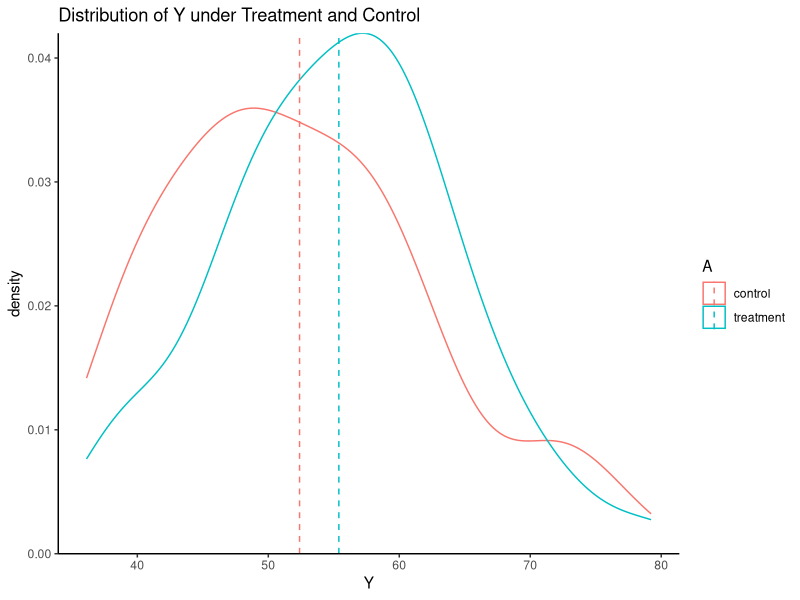
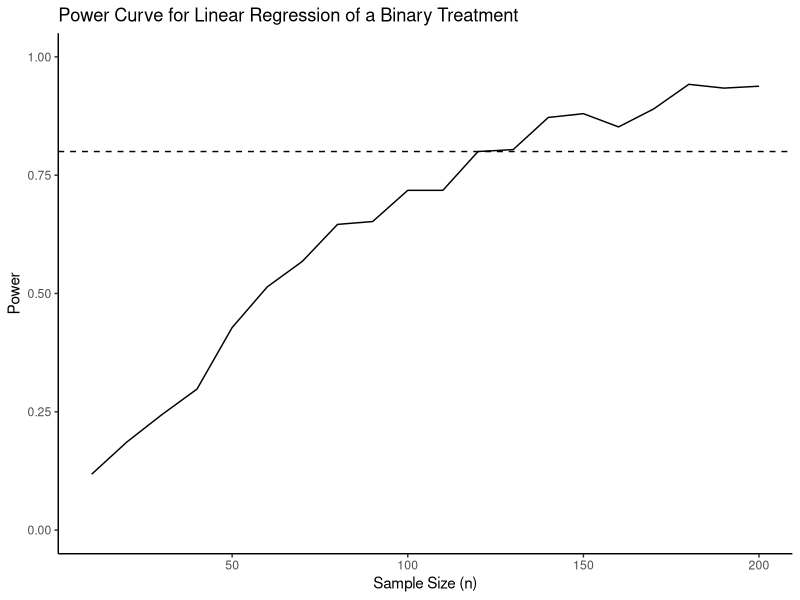
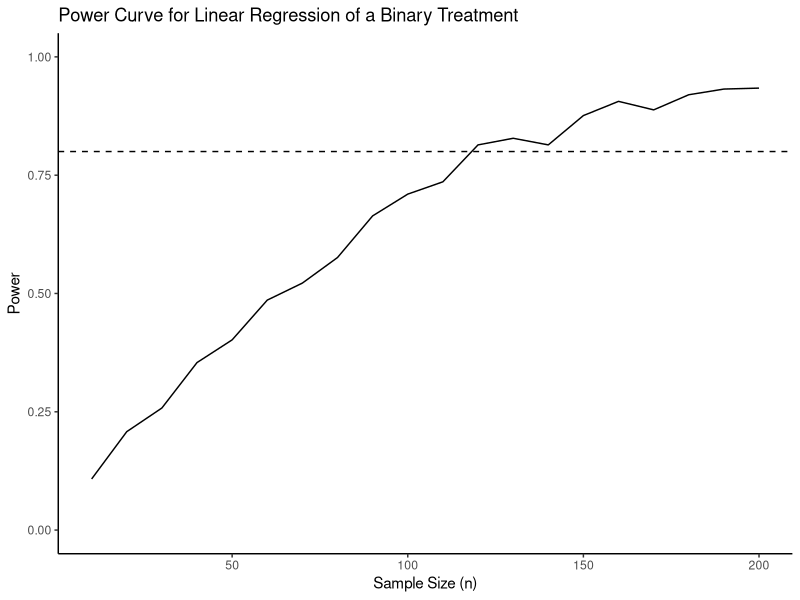
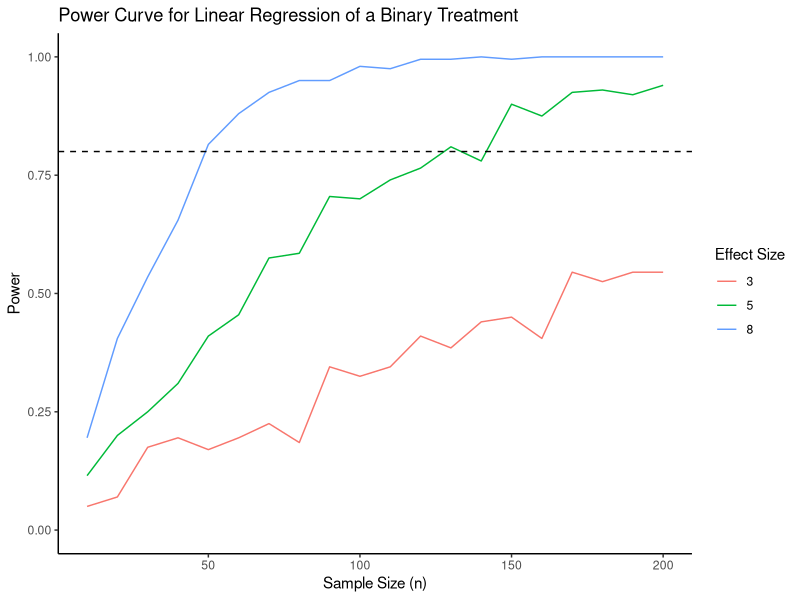

Generate these figures, in order, with R:
## ---- chunk 1
knitr::opts_chunk$set(echo = TRUE, results="asis", message=F, warning=F)
## ---- chunk 2
library(dplyr)
library(ggplot2)
library(broom)
library(kableExtra)
library(purrr)
library(future.apply)
library(furrr)
## ---- chunk 3
set.seed(7)
## ---- chunk 4
n <- 100
mu <- 50
sd <- 10
delta <- 5
A <- rep(c(0,1), each=n/2)
## ---- chunk 5
Y <- rnorm(n, mean = mu, sd = sd) + A*delta
## ---- chunk 6
dat <- tibble(A, Y)
## ---- chunk 7
dat %>%
  group_by(A) %>% mutate(mean_Y = mean(Y)) %>% ungroup() %>%
  mutate(A = factor(A, levels=0:1, labels=c("control","treatment"))) %>%
  ggplot(aes(Y, col=A)) +
  geom_density(alpha=.5) +
  geom_vline(aes(xintercept=mean_Y, col=A),
            linetype="dashed") +
  ggtitle("Distribution of Y under Treatment and Control") +
  theme_classic() +
  scale_y_continuous(expand=c(0,0)) 
## ---- chunk 8
fit <- lm(Y ~ A, data = dat)
fit %>% tidy %>% kable(digits=3)
## ---- chunk 9
Y <- rnorm(n, mean = mu, sd = sd) + A*delta
fit <- lm(Y ~ A)
fit %>% tidy %>% kable(digits=3)
## ---- chunk 10
rm(list=ls())
## ---- chunk 11
alpha <- .05
nsims <- 500
## ---- chunk 12
sig <- c()
## ---- chunk 13
n <- 100
mu <- 50
sd <- 10
delta <- 5
A <- rep(c(0, 1), each = n / 2) 
## ---- chunk 14
for (i in 1:nsims){
  Y <- rnorm(n, mean = mu, sd = sd) + A*delta
  dat <- tibble(A, Y)
  fit <- lm(Y~A, data=dat)
  p_val <- fit %>% tidy %>% filter(term == "A") %>% pull(p.value)
  sig[i] <- p_val <= alpha
}
## ---- chunk 15
print(head(sig))
## ---- chunk 16
power <- mean(sig)
power
## ---- chunk 17
rm(list=ls())
## ---- chunk 18
slr_sig <- function(n, mu, sd, delta, alpha){
  A <- rep(c(0,1), each=n/2)
  Y <- rnorm(n, mean = mu, sd = sd) + A*delta
  dat <- tibble(A, Y)
  fit <- lm(Y~A, data=dat)
  p_val <- fit %>% tidy %>% filter(term == "A") %>% pull(p.value)
  return(p_val <= alpha)
}
## ---- chunk 19
nsims <- 500
sig <- map(1:nsims, ~slr_sig(n=100, mu=50, sd=10, delta=5, alpha=.05)) %>% unlist()
mean(sig)
sig <- lapply(1:nsims, function(i) slr_sig(n=100, mu=50, sd=10, delta=5, alpha=.05)) %>% unlist()
mean(sig)
## ---- chunk 20
alpha <- .05 # type I error rate
sims <- 500 # number of simulations
sign <- c() # an empty vector to hold the results of the significance test
n_sizes <- seq(10, 200, by=10)
power <- c()

for (j in 1:length(n_sizes)){
  n <- n_sizes[j]
  for(i in 1:sims){
    mu <- 50 # population mean of controls
    sd <- 10 # standard deviation of the population
    delta <- 5 # treatment effect size 
    A <- rep(c(0,1), each=n/2) # treatment assignments, assuming equal group sizes
    Y <- rnorm(n, mean = mu, sd = sd) + A*delta
    dat <- tibble(A, Y)
    fit <- lm(Y~A, data=dat)
    p_val <- summary(fit)$coefficients[2,4] # save the p-value
    sign[i] <- p_val <= alpha # to save whether the p-value is less than .05
  }
  power[j] <- mean(sign)
}
## ---- chunk 21
p_curve <- tibble(n_sizes, power)
kable(p_curve)

ggplot(p_curve, aes(n_sizes, power)) +
  geom_line() + 
  labs(x="Sample Size (n)", y="Power",
       title="Power Curve for Linear Regression of a Binary Treatment") +
  ylim(0,1) +
  geom_hline(yintercept = .8, linetype="dashed") + theme_classic()
## ---- chunk 22
slr_n_sig <- function(n, mu, sd, delta, alpha){
  A <- rep(c(0,1), each=n/2)
  Y <- rnorm(n, mean = mu, sd = sd) + A*delta
  dat <- tibble(A, Y)
  fit <- lm(Y~A, data=dat)
  p_val <- fit %>% tidy %>% filter(term == "A") %>% pull(p.value)
  return(tibble(n = n, sig = p_val <= alpha))
}

map(1:2, ~imap(c(100,200), ~slr_n_sig(n=.x, mu=50, sd=10, delta=5, alpha=.05)))
## ---- chunk 23

rm(list=ls()) 
alpha <- .05 # type I error rate
sims <- 500 # number of simulations
sign <- c() # an empty vector to hold the results of the significance test
n_sizes <- seq(10, 200, by=10)
power <- c()

for (j in 1:length(n_sizes)){
  n <- n_sizes[j]
  for(i in 1:sims){
    mu <- 50 # population mean of controls
    sd <- 10 # standard deviation of the population
    delta <- 5 # treatment effect size 
    A <- rep(c(0,1), each=n/2) # treatment assignments, assuming equal group sizes
    Y <- rnorm(n, mean = mu, sd = sd) + A*delta
    dat <- tibble(A, Y)
    fit <- lm(Y~A, data=dat)
    p_val <- summary(fit)$coefficients[2,4] # save the p-value
    sign[i] <- p_val <= alpha # to save whether the p-value is less than .05
  }
  power[j] <- mean(sign)
}

p_curve <- tibble(n_sizes, power)
kable(p_curve)

ggplot(p_curve, aes(n_sizes, power)) +
  geom_line() + 
  labs(x="Sample Size (n)", y="Power",
       title="Power Curve for Linear Regression of a Binary Treatment") +
  ylim(0,1) +
  geom_hline(yintercept = .8, linetype="dashed") + theme_classic()

## ---- chunk 24

# Vary the sample and effect sizes ------------------------------------------

rm(list=ls()) 
alpha <- .05 # type I error rate
sims <- 200 # number of simulations
sign <- c() # an empty vector to hold the results of the significance test
n_sizes <- seq(10, 200, by=10)
deltas <- c(3,5,8)
power_table <- tibble(delta = rep(deltas, each=length(n_sizes)),
                      n = rep(n_sizes, times = length(deltas)),
                      power = rep(NA)) # table to keep track of our power
count <- 0 # to keep track of each n and delta combo

for (k in 1:length(deltas)){
  delta <- deltas[k]
for (j in 1:length(n_sizes)){
  n <- n_sizes[j]
  count <- count+1
for (i in 1:sims){
    mu <- 50 # population mean of controls
    sd <- 10 # standard deviation of the population
    A <- rep(c(0,1), each=n/2) # treatment assignments, assuming equal group sizes
    Y <- rnorm(n, mean = mu, sd = sd) + A*delta
    dat <- tibble(A, Y)
    fit <- lm(Y~A, data=dat)
    p_val <- summary(fit)$coefficients[2,4] # save the p-value
    sign[i] <- p_val <= alpha # to save whether the p-value is less than .05
}
  power_table[count,"power"] <- mean(sign) # record power for each delta and n combo
  print(count) # helpful to check on sim status
}
}

kable(head(power_table))

# Plot the three different power curves (one for each delta)
ggplot(power_table, aes(n, power, col=factor(delta), group=factor(delta))) +
  geom_line() + 
  labs(x="Sample Size (n)", y="Power",
       title="Power Curve for Linear Regression of a Binary Treatment",
       col = "Effect Size") +
  ylim(0,1) +
  geom_hline(yintercept = .8, linetype="dashed") +
  theme_classic()
